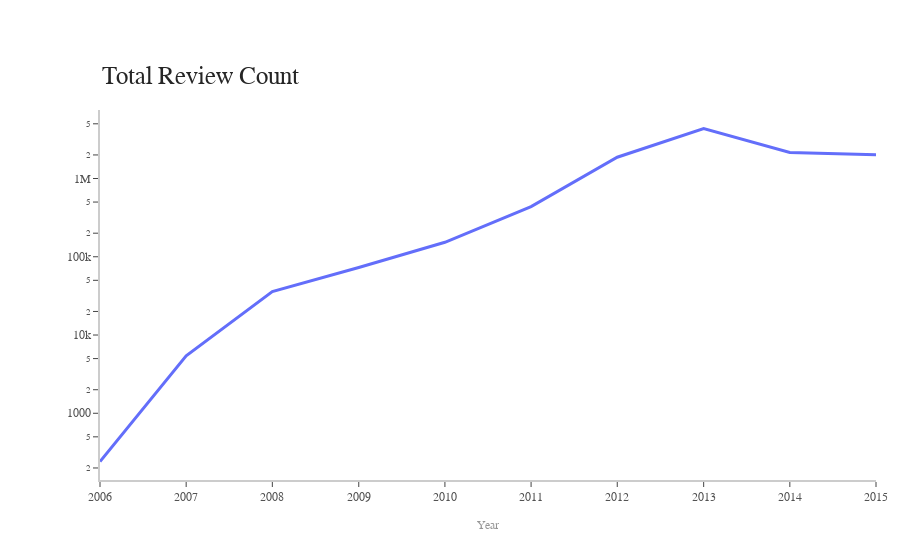

Notebook code for this chart:
### Code cell
%%local
total_count_tab = total_count_tab[total_count_tab['_1']>='2006']
total_count_tab = total_count_tab.sort_values('_1')
total_count_tab['_1'] = pd.to_datetime(total_count_tab['_1'])
fig = go.Figure()
fig.add_trace(go.Scatter(x = total_count_tab['_1'], y = total_count_tab['_2'], mode = 'lines', line = dict(width =3)))

annotations = []

fig.update_layout(
    xaxis=dict(
        showline=True,
        showgrid=False,
        showticklabels=True,
        linecolor='rgb(204, 204, 204)',
        linewidth=2,
        ticks='outside',
        tickfont=dict(
            family='Arial',
            size=12,
            color='rgb(82, 82, 82)',
        ),
    ),
    yaxis=dict(
        showline=True,
        showgrid=False,
        showticklabels=True,
        linecolor='rgb(204, 204, 204)',
        linewidth=2,
        ticks='outside',
        type = 'log',
        tickfont=dict(
            family='Arial',
            size=12,
            color='rgb(82, 82, 82)',
        ),
    ),
    autosize=False,
    margin=dict(
        autoexpand=True,
        l=100,
        r=20,
        t=110,
    ),
    showlegend=False,
    plot_bgcolor='white'
)
annotations = []

# Title
annotations.append(dict(xref='paper', yref='paper', x=0.0, y=1.05,
                              xanchor='left', yanchor='bottom',
                              text='Total Review Count',
                              font=dict(family='Arial',
                                        size=25,
                                        color='rgb(37,37,37)'),
                              showarrow=False))

annotations.append(dict(xref='paper', yref='paper', x=0.5, y=-0.1,
                              xanchor='center', yanchor='top',
                              text='Year',
                              font=dict(family='Arial',
                                        size=12,
                                        color='rgb(150,150,150)'),
                              showarrow=False))
# Legend
fig.update_layout(annotations=annotations)

fig.show()

### Figure 1 — Plotly figure (JSON) as saved in the notebook; plotly's stock layout.template omitted (floating-point values rounded to 4 significant figures)
{"data": [{"line": {"width": 3}, "mode": "lines", "type": "scatter", "x": ["2006-01-01T00:00:00+00:00", "2007-01-01T00:00:00+00:00", "2008-01-01T00:00:00+00:00", "2009-01-01T00:00:00+00:00", "2010-01-01T00:00:00+00:00", "2011-01-01T00:00:00+00:00", "2012-01-01T00:00:00+00:00", "2013-01-01T00:00:00+00:00", "2014-01-01T00:00:00+00:00", "2015-01-01T00:00:00+00:00"], "y": [242, 5416, 35806, 72925, 153103, 437275, 1869657, 4354839, 2148790, 2017079]}], "layout": {"annotations": [{"font": {"color": "rgb(37,37,37)", "family": "Arial", "size": 25}, "showarrow": false, "text": "Total Review Count", "x": 0, "xanchor": "left", "xref": "paper", "y": 1.05, "yanchor": "bottom", "yref": "paper"}, {"font": {"color": "rgb(150,150,150)", "family": "Arial", "size": 12}, "showarrow": false, "text": "Year", "x": 0.5, "xanchor": "center", "xref": "paper", "y": -0.1, "yanchor": "top", "yref": "paper"}], "autosize": false, "margin": {"autoexpand": true, "l": 100, "r": 20, "t": 110}, "plot_bgcolor": "white", "showlegend": false, "xaxis": {"linecolor": "rgb(204, 204, 204)", "linewidth": 2, "showgrid": false, "showline": true, "showticklabels": true, "tickfont": {"color": "rgb(82, 82, 82)", "family": "Arial", "size": 12}, "ticks": "outside"}, "yaxis": {"linecolor": "rgb(204, 204, 204)", "linewidth": 2, "showgrid": false, "showline": true, "showticklabels": true, "tickfont": {"color": "rgb(82, 82, 82)", "family": "Arial", "size": 12}, "ticks": "outside", "type": "log"}}}
